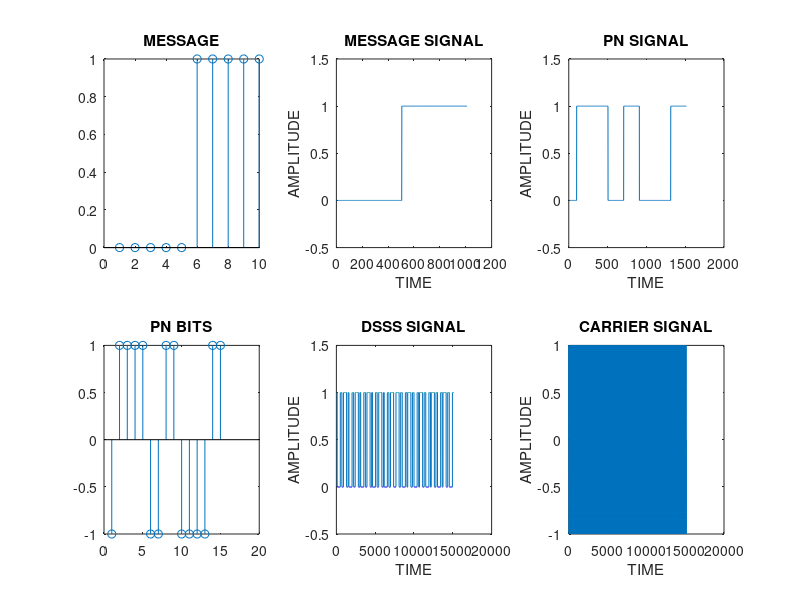
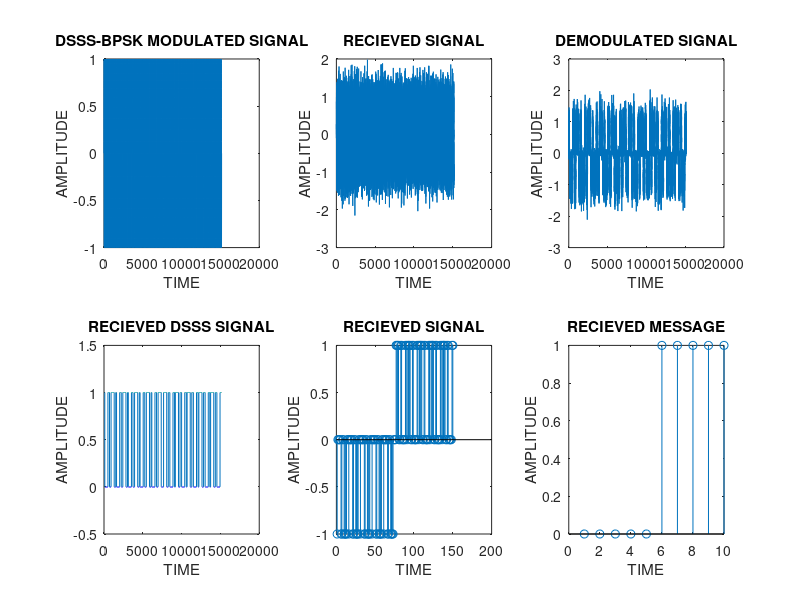

The MATLAB source for these figures, in order:
clc
t=0:0.01:1;%range setting
message=randi([0,1],1,10);%generating psedo random integers
figure
subplot(2,3,1);
stem(message);
title('MESSAGE');
msg_sig=[];
for i=1:length(message)
    if message(i)==1
        msg_sig=[msg_sig ones(1,length(t))]; %appending ones if m(i) is 1
    else  
        msg_sig=[msg_sig zeros(1,length(t))];  %appending zeros if m(i) is 0
        message(i)=-1;   %bipolar
    end
end
subplot(2,3,2);
plot(msg_sig);
xlabel('TIME');
ylabel('AMPLITUDE');
title('MESSAGE SIGNAL');
ylim([-0.5 1.5]);
%generation of PN sequence
PN=0; 
while (PN==0)
x=randi([0,1],1,3);
for i=1:7   %generating the psudo order sequence
    PN=[PN x(3)];
    temp3=x(3);
    temp1=x(1);
    x(3)=x(2);
    x(1)=xor(temp1,temp3);
    x(2)=temp1;
    PN=[PN temp3];
end
    %run property
    ind0=find(~PN);
    ind1=find(PN);
    if (length(ind1)-length(ind0))==1
        disp('balance property is satisfied');
        A=ind0(2)-ind0(1);
        B=ind0(3)-ind0(2);
        C=(ind1(2)-ind1(1))+(ind1(3)-ind1(2));
        D=(ind1(4)-ind1(3))+(ind1(3)-ind1(2));
        if(A==1||B==1)&&(C==2||D==2)
            R1=[]; R2=[]; R3=[]; R4=[];
            if A==1
                R1=[PN(ind0(1)) PN(ind0(2))]
                R2=[PN(ind0(3))]
            end
            if B==1
                R1=[PN(ind0(2)) PN(ind0(3))]
                R2=[PN(ind0(1))]
            end
            if C==2
                R3=[PN(ind1(1)) PN(ind1(2)) PN(ind1(3))]
                R2=[PN(ind1(4))]
            end
            if D==2
                R3=[PN(ind1(2)) PN(ind1(3)) PN(ind1(4))]
                R4=[PN(ind1(1))]
            end
            disp('Orthogonality is satisfied, hence PN sequence is valid');
        else
            disp('Orthogonality is not satisfied, hence PN sequence is valid');
            PN=0;
        end
    else
        disp('Balance property is not satisfied');
        PN=0;
    end
end    
PN_sig=[];
for i=1:length(PN)
    if PN(i)==1
        PN_sig=[PN_sig ones(1,length(t))];
    else
        PN_sig=[PN_sig zeros(1,length(t))];
        PN(i)=-1;
    end
end
subplot(2,3,3);
plot(PN_sig);
xlabel('TIME');
ylabel('AMPLITUDE');
title('PN SIGNAL');
ylim([-0.5 1.5]);
subplot(2,3,4);
stem(PN);
title('PN BITS');

ds=[]; PN_seq=[];
for j=1:length(message)
    ds=[ds message(j).*PN];
    PN_seq=[PN_seq PN];
end

%DSSS-BPSK

t=0:0.01:1;
f=2;
ds_sig=[]; carr_sig=[]; bpsk=[];
for i=1:length(ds)
     if ds(i)==1
         ds_sig=[ds_sig ones(1,length(t))];
         bpsk=[bpsk sin(2*pi*f*t)];
     else
         ds_sig=[ds_sig zeros(1,length(t))];
         bpsk=[bpsk sin(2*pi*f*t+pi)];
     end
     carr_sig=[carr_sig sin(2*pi*f*t)];
 end
subplot(2,3,5);
plot(ds_sig);
xlabel('TIME');
ylabel('AMPLITUDE');
title('DSSS SIGNAL');
ylim([-0.5 1.5]);
subplot(2,3,6);
plot(carr_sig);
xlabel('TIME');
ylabel('AMPLITUDE');
title('CARRIER SIGNAL');
figure
subplot(2,3,1);
plot(bpsk);
xlabel('TIME');
ylabel('AMPLITUDE');
title('DSSS-BPSK MODULATED SIGNAL');
rec_sig=awgn(bpsk,10);
subplot(2,3,2);
plot(rec_sig);
xlabel('TIME');
ylabel('AMPLITUDE');
title('RECIEVED SIGNAL');
demod=rec_sig.*carr_sig;
subplot(2,3,3);
plot(demod);
xlabel('TIME');
ylabel('AMPLITUDE');
title('DEMODULATED SIGNAL');
without_error=[]; ds_rec=[];
 for i=1:length(ds)
     k=sum(demod((1+(i-1)*length(t)):(i*length(t))));
     if k>0
         without_error=[without_error ones(1,length(t))];
         ds_rec=[ds_rec 1];
     else
         
         without_error=[without_error zeros(1,length(t))];
         ds_rec=[ds_rec 0];
     end  
 end
subplot(2,3,4);
plot(without_error);
xlabel('TIME');
ylabel('AMPLITUDE');
title('RECIEVED DSSS SIGNAL');
ylim([-0.5 1.5]);
msg_rec=[];
msg_rec=ds_rec.*PN_seq;
subplot(2,3,5);
stem(msg_rec);
xlabel('TIME');
ylabel('AMPLITUDE');
title('RECIEVED SIGNAL');
rc_msg=[]; 
k=1;
for i=1:15:length(msg_rec)
    if sum(msg_rec(i:i+6))>1
        rc_msg(k)=1;
    else
        rc_msg(k)=0;
    end
    k=k+1;
end
subplot(2,3,6);
stem(rc_msg);
xlabel('TIME');
ylabel('AMPLITUDE');
title('RECIEVED MESSAGE');